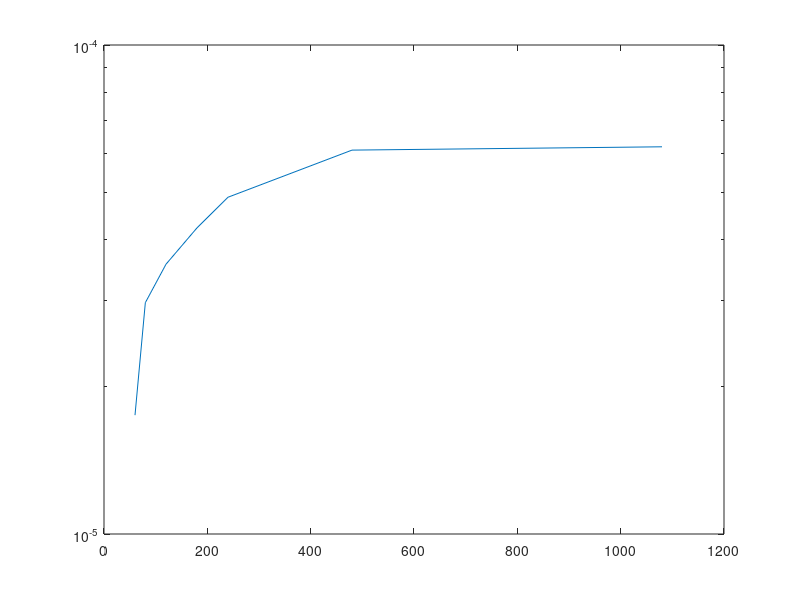

Write MATLAB code to recreate this figure. (Note: this script raises an error after producing the figure.)
clear;
clc;
close all;

% Analytical Solution
E = 2.07e11;
h = 2;
t = 0.1;
L = 30;

I = t*h^3 / 12;
p = 100;
w = p*L^3 / ( 3 * E * I )
 
%            % 10x1       20x1       %30x1   %20x2      30x2      30x3   30x4
% results = [1.125e-5, 1.673e-5, 1.750e-5, 2.972e-5, 3.562e-5, 4.227e-5, 4.883e-5, ...
%            6.096e-5, 6.192e-5    ]; 
%            %60x4     90x6 
%            
%            
% numOfDof = [44, 84, 124, 126, 186, 248, 310, 610, 1274 ];
% numOfEl  = [20, 40, 60,  80,  120, 180, 240, 480, 1080 ];

           %30x1     %20x2      30x2      30x3      30x4
results = [1.750e-5, 2.972e-5, 3.562e-5, 4.227e-5, 4.883e-5, ...
           6.096e-5, 6.192e-5    ]; 
           %60x4     90x6 
           
           
numOfDof = [124, 126, 186, 248, 310, 610, 1274 ];
numOfEl  = [60,  80,  120, 180, 240, 480, 1080 ];

semilogy(numOfEl, results);
refline(0, w)
xlabel("Number of Elements")
ylabel("u_y");
axis([0, max(numOfEl)+50, 1.5e-5, 7e-5])